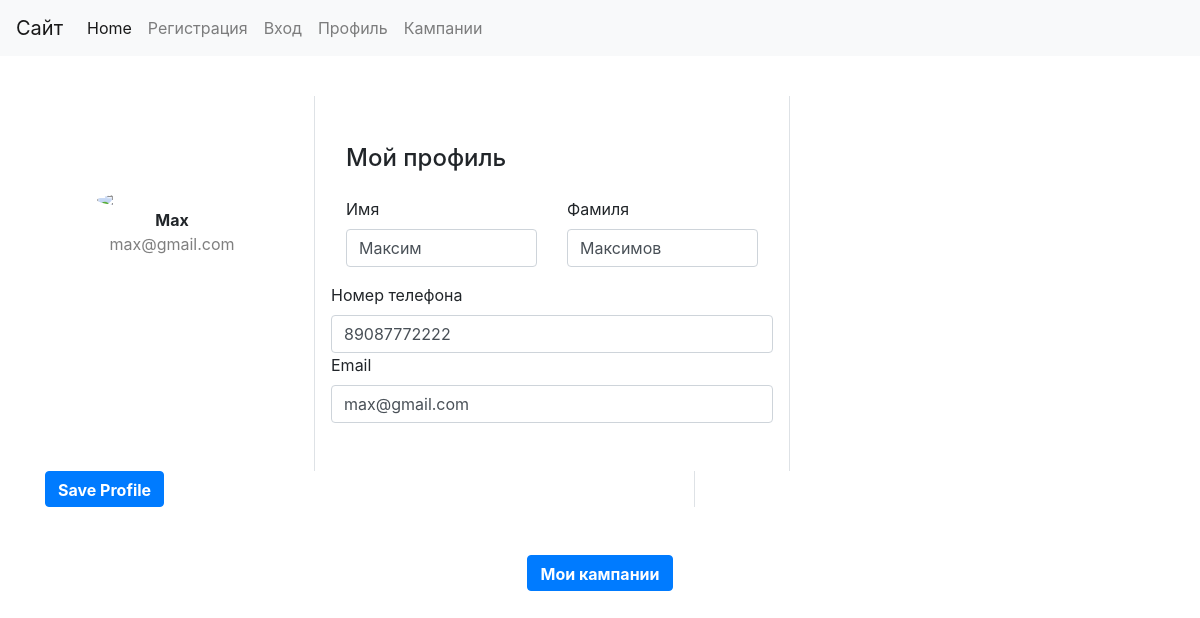
Page /profile (signed in) on the committed database.
### usermanag/models.py (models this page shows, shortened)
class ExtendedUser(AbstractUser):
    date_joined = None
    last_login = None
    groups = None
    user_permissions = None
    phone_number = models.CharField(max_length=200, verbose_name='Номер телефона')
    class Meta:
        verbose_name = 'Пользователь'
        verbose_name_plural = 'Пользователи'

### usermanag/views.py (the view)
# urls.py: path('profile', views.profile, name="profile"),
def profile(request):
    if request.method == "POST":
        form = ChangeUser(request.POST,instance=request.user)
        if form.is_valid():
            form.save()
    form = ChangeUser()
    form.fields['first_name'].initial = request.user.first_name
    form.fields['last_name'].initial = request.user.last_name
    form.fields['phone_number'].initial = request.user.phone_number
    form.fields['email'].initial = request.user.email
    data = {'form':form}
    return render(request, "profile.html", data)

### usermanag/forms.py
class ChangeUser (ModelForm):
    first_name = forms.CharField(widget= forms.TextInput(attrs={'class': 'form-control'}))
    last_name = forms.CharField(widget=forms.TextInput(attrs={'class': 'form-control'}))
    phone_number = forms.CharField(widget=forms.TextInput(attrs={'class': 'form-control'}))
    email = forms.CharField(widget=forms.TextInput(attrs={'class': 'form-control'}))
    class Meta:
        model = ExtendedUser
        fields = ["first_name", "last_name", "phone_number", "email"]

### usermanag/templates/profile.html (shortened to what this page needs)
{% extends "base.html" %}
{% load static %}
{% block content%}
<h1 class="regtext">Oh Hi, {{user.username}}!</h1>
<form method="POST">
<div class="container rounded bg-white mt-5 mb-5">
    <div class="row">
        <div class="col-md-3 border-right">
            <div class="d-flex flex-column align-items-center text-center p-3 py-5"><img class="rounded-circle mt-5" width="150px" src="https://st3.depositphotos.com/15648834/17930/v/600/depositphotos_179308454-stock-illustration-unknown-person-silhouette-glasses-profile.jpg"><span class="font-weight-bold">{{user.username}}</span><span class="text-black-50">{{user.email}}</span></div>
        </div>
        <div class="col-md-5 border-right">
            <div class="p-3 py-5">
                <div class="d-flex justify-content-between align-items-center mb-3">
                    <h4 class="text-right">Мой профиль</h4>
                </div>
                <div class="row mt-2">
                    <div class="col-md-6"><label class="labels">Имя</label>{{form.first_name}}</div>
                    <div class="col-md-6"><label class="labels">Фамиля</label>{{form.last_name}}</div>
                <div class="row mt-3">
                    <div class="col-md-12"><label class="labels">Номер телефона</label>{{form.phone_number}}</div>
                    <div class="col-md-12"><label class="labels">Email</label>{{form.email}}</div>
                </div>
                </div>
            </div>
        </div>
        <div class="col-md-7 border-right"><button class="btn btn-primary profile-button" type="submit">Save Profile</button></div></div>
    </div>
</form>
                <div class="mt-5 text-center">
                    <form action='mycamp'>
                        <button class="btn btn-primary profile-button" type="submit">Мои кампании</button>
                    </form>
                </div>
{% endblock %}

### rows in the picture
ExtendedUser: username "Max", email "max@gmail.com", first_name "Максим", last_name "Максимов", phone_number "89087772222"
